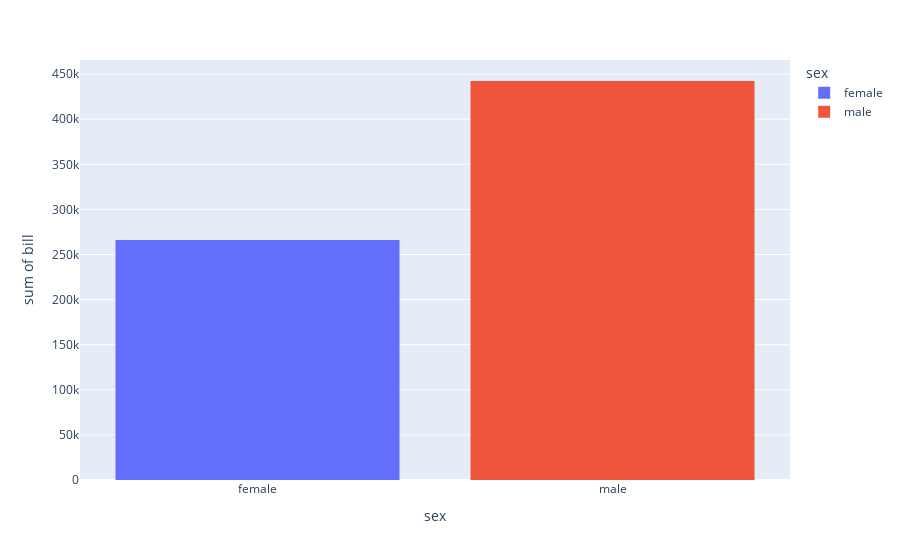

Notebook code cell kept with this figure:
### Code cell
fig = px.histogram(DataFrame, x="sex", y="bill", color = "sex" )
fig.show()

### Figure 1 — Plotly figure (JSON) as saved in the notebook; plotly's stock layout.template omitted (floating-point values rounded to 4 significant figures; data arrays with more than 128 entries replaced by an {"elided": "..."} marker saying what was removed)
{"data": [{"alignmentgroup": "True", "bingroup": "x", "histfunc": "sum", "hovertemplate": "sex=%{x}<br>sum of bill=%{y}<extra></extra>", "legendgroup": "female", "marker": {"color": "#636efa", "pattern": {"shape": ""}}, "name": "female", "offsetgroup": "female", "orientation": "v", "showlegend": true, "type": "histogram", "x": {"elided": "344 str values"}, "xaxis": "x", "y": {"elided": "344 int values"}, "yaxis": "y"}, {"alignmentgroup": "True", "bingroup": "x", "histfunc": "sum", "hovertemplate": "sex=%{x}<br>sum of bill=%{y}<extra></extra>", "legendgroup": "male", "marker": {"color": "#EF553B", "pattern": {"shape": ""}}, "name": "male", "offsetgroup": "male", "orientation": "v", "showlegend": true, "type": "histogram", "x": {"elided": "571 str values"}, "xaxis": "x", "y": {"elided": "571 int values"}, "yaxis": "y"}], "layout": {"autosize": true, "barmode": "relative", "legend": {"title": {"text": "sex"}, "tracegroupgap": 0}, "margin": {"t": 60}, "xaxis": {"anchor": "y", "autorange": true, "categoryarray": ["female", "male"], "categoryorder": "array", "domain": [0, 1], "range": [-0.5, 1.5], "title": {"text": "sex"}, "type": "category"}, "yaxis": {"anchor": "x", "autorange": true, "domain": [0, 1], "range": [0, 465600.0], "title": {"text": "sum of bill"}, "type": "linear"}}}
